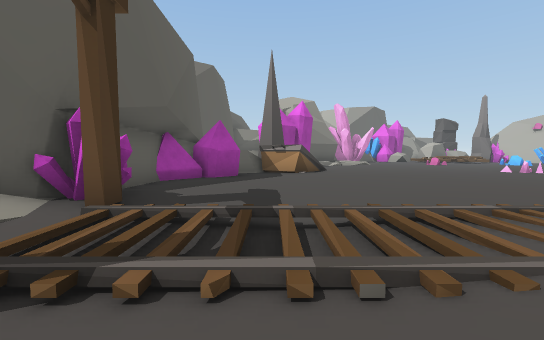
[1] (above)

19 first-person views from a walk through a 3-D level made in the Unity game engine. The camera is 1.3 m above the floor, tilts 4° down and sees 90° across. The floor is counted in squares, 2 m on a side. Each view is taken from the middle of a square. On the plan, view 1 faces up. The plan holds only what a view shows up to about 9 squares ahead; the rest is blank. The place goes on beyond the plan. The player character is not drawn.

[2]
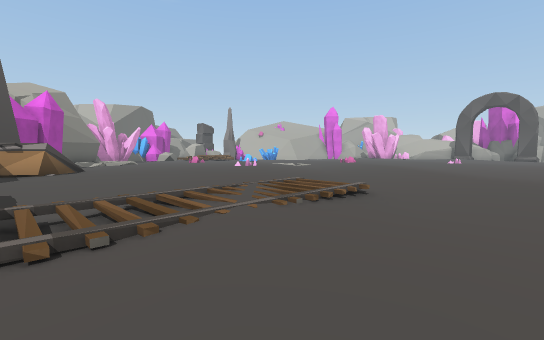

[3]
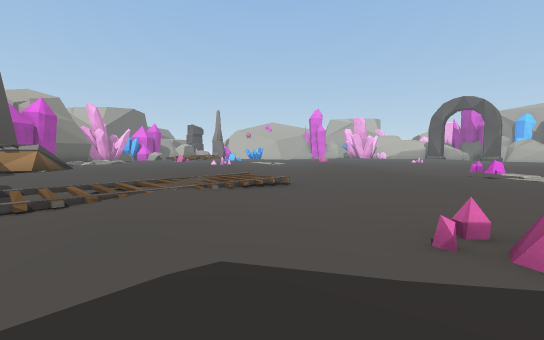

[4]
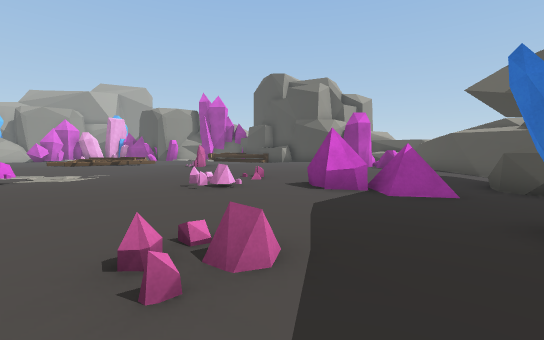

[5]
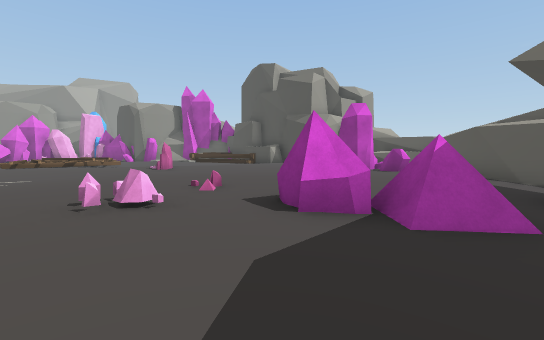

[6]
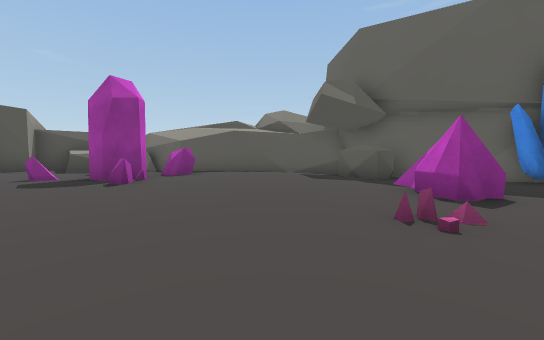

[7]
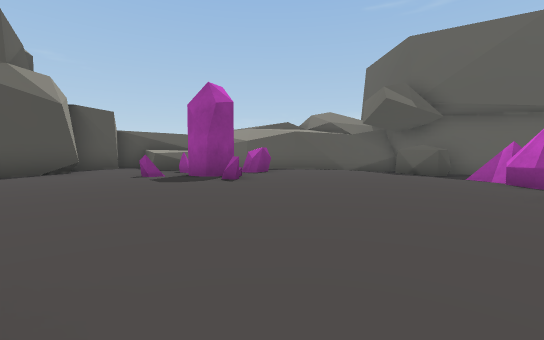

[8]
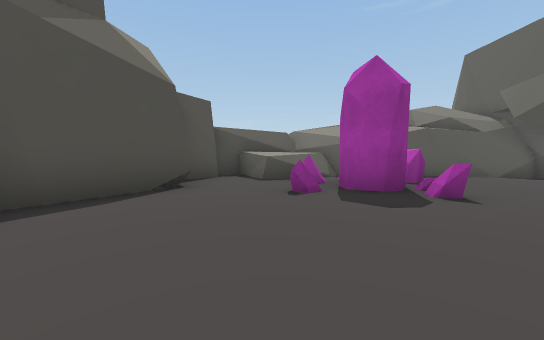

[9]
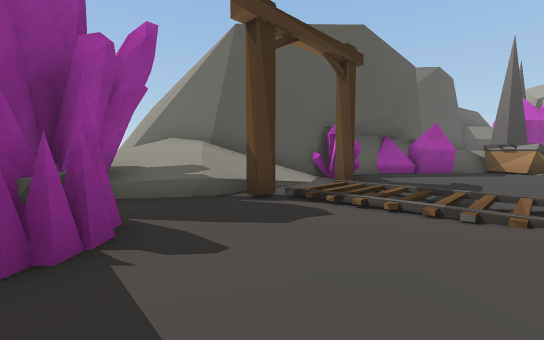

[10]
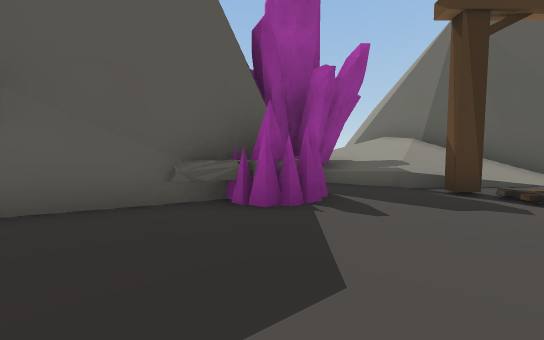

[11]
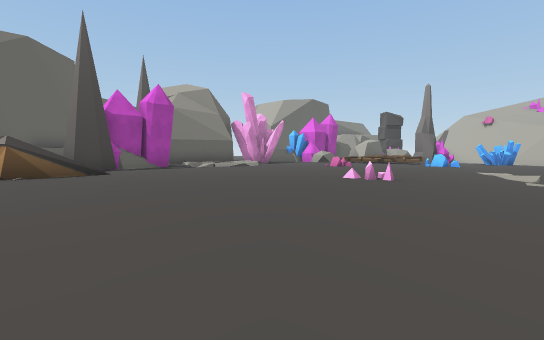

[12]
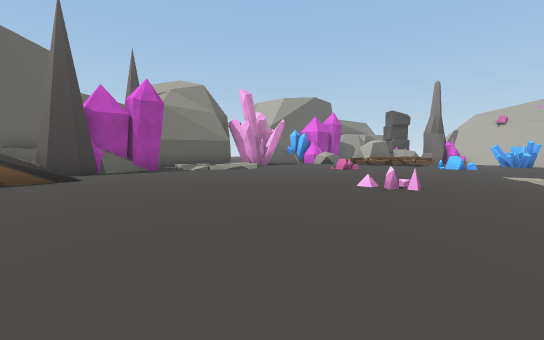

[13]
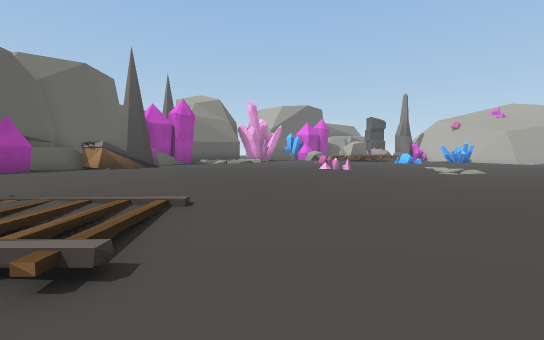

[14]
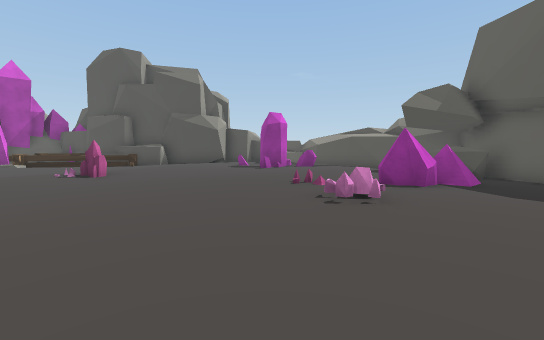

[15]
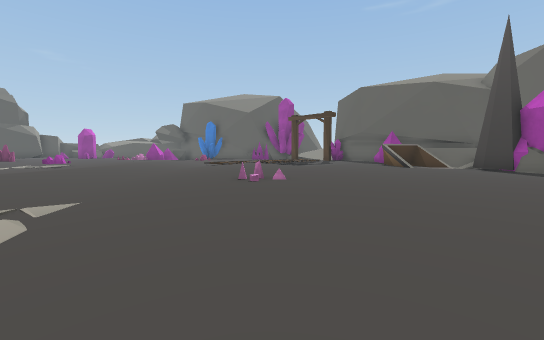

[16]
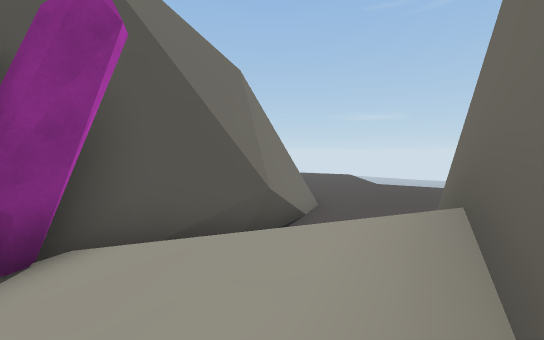

[17]
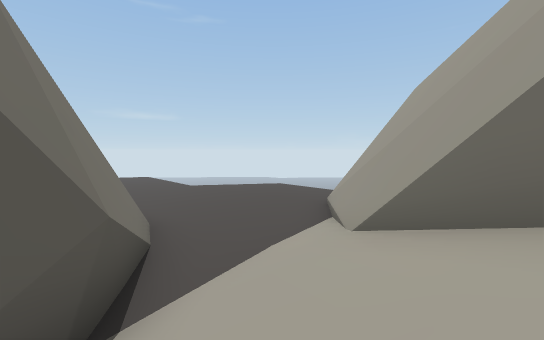

[18]
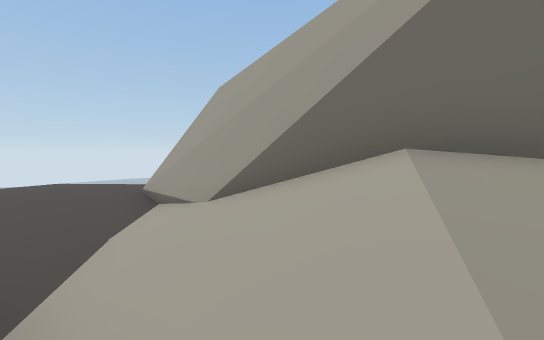

[19]
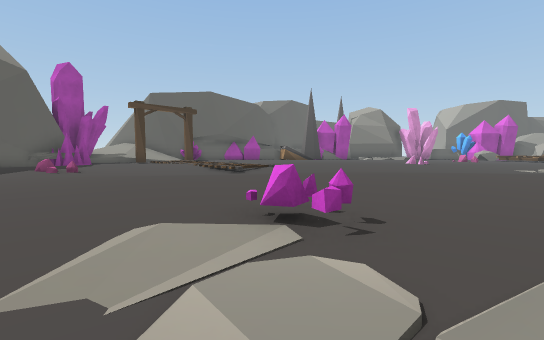

### Floor plan
Key: @ floor where view 1 was taken; # wall or solid block; . floor; / step, stairs or slope; = window, fence, low wall or low ledge; ^ raised ledge; v drop or lower ground; C crystal; R rock; O other object.
Columns run from 17 left of view 1 to 12 right of it. Each row starts with its distance up from view 1.
 13                  ##...........
 12                 ##............
 11                  =............
 10                  O............
  9               #=#OO......C....
  8               ###.............
  7               ##..............
  6               #..///..........
  5               #.///./.........
  4               CC//.//.........
  3            ###/////////.......
  2  v..########////////.//.......
  1 v...../##//////#//////./......
  0 ......///////#/..@.//../......
 -1 ....//...///##...../..........
 -2   .//./########CC..........CC.
 -3   .../##      ##...C..........
 -4   ..           ##.............
 -5                 #O.....C......
 -6                  O............
 -7                  #.=##.C......
 -8                  #..#........C
 -9                  #R...........
-10                  #RR..........
-11                  #............
-12                  ###....=.....
-13                    ##.###.....
-14                     #####.....
-15                       ###....#
-16                       #^^..###
-17                       ######

Where each view was taken, in squares from view 1:
view 1: 0 up, 0 right, facing up
view 2: 1 down, 0 right, facing up-right
view 3: 3 down, 0 right, facing up-right
view 4: 2 down, 1 right, facing down-right
view 5: 4 down, 2 right, facing down-right
view 6: 6 down, 9 right, facing down-left
view 7: 7 down, 11 right, facing down-left
view 8: 11 down, 12 right, facing down-left
view 9: 2 down, 1 right, facing up-left
view 10: 2 down, 2 right, facing left
view 11: 3 up, 6 right, facing up
view 12: 4 up, 6 right, facing up
view 13: 0 up, 6 right, facing up
view 14: 1 down, 7 right, facing down
view 15: 13 up, 12 right, facing down-left
view 16: 2 up, 5 left, facing down-left
view 17: 0 up, 6 left, facing left
view 18: 1 down, 6 left, facing up-left
view 19: 4 down, 12 right, facing up-left
